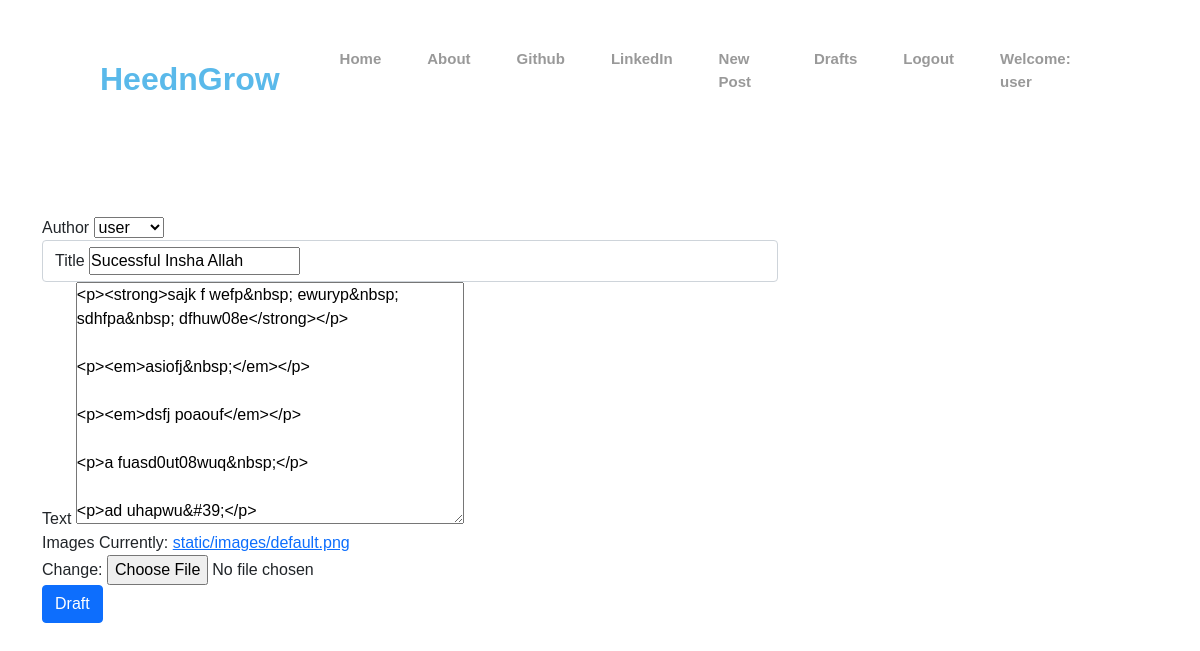
The page /post/7/edit/ (signed in) on the database its author committed.
### blog/models.py (models this page shows, shortened)
class Post(models.Model):
    author = models.ForeignKey('auth.User',on_delete=models.CASCADE)
    title = models.CharField(max_length=200)
    text = RichTextField(max_length=3000)
    image = models.ImageField(upload_to="static/images",verbose_name="images",default='static/images/default.png')
    created_date = models.DateTimeField(default=timezone.now)
    published_date = models.DateTimeField(blank=True,null=True)

### blog/views.py (the view)
# urls.py: path('post/<int:pk>/edit/',views.UpdatePostView.as_view(),name='post_edit'),
class UpdatePostView(LoginRequiredMixin,UpdateView):
    login_url = '/login/'
    redirect_field_name = '/blog/post_detail.html'
    form_class = PostForm
    model = Post

### blog/forms.py
class PostForm(forms.ModelForm):
    class Meta():
        model = Post
        fields = ('author','title','text','image')
        widget = {
            'title':forms.TextInput(attrs={'class': 'form-control','placeholder':'Post Title'}),
            'text': RichTextFormField(),
            'image':forms.FileInput(attrs={'class':'custom-file-input'}),
        }

### blog/templates/blog/post_form.html (shortened to what this page needs)
{% extends 'blog/base.html' %}
{% block content %}
  <form  method="POST" enctype="multipart/form-data">
    <div class="form-group ">
      <label>{{ form.author.label}}</label>
      {{ form.author }}
    </div>
    <div class="form-group form-control">
      {{ form.title.label }}
      {{ form.title }}
    </div>
    <div class="form-group">
      <label>{{ form.text.label }}</label>
      {{ form.text }}
    </div>
    <div class="form-group custom-file-input">
      <label>{{form.image.label}}</label>
      {{ form.image }}
    </div>
    <input class="btn btn-primary" type="submit" value="Draft">
  </form>
{% endblock %}

### blog/templates/blog/base.html (shortened to what this page needs)
{% load static%}
<!DOCTYPE html>
<html>
    <head>
        <link rel="stylesheet" href="{% static 'blog/bootstrap.css'%}">
        <link rel="stylesheet" href="{% static 'blog/styles.css'%}">
<body class=''>
  <section>
    <header>
      <a class="logo" href="{% url 'post_list' %}">HeednGrow</a>
      <ul class="navigation">
        <li><a style="--i:1" class="bar" href="{% url 'post_list' %}">Home</a></li>
        <li><a style="--i:2" class="bar" href="{% url 'about'%}">About</a></li>
        <li><a style="--i:3" class="bar" href="https://www.github.com">Github</a></li>
        <li><a style="--i:4" class="bar" href="https://www.linkedin.com">LinkedIn</a></li>
        {% if user.is_authenticated %}
        <li>
          <a style="--i:1" class="bar" href="{% url 'post_new' %}" >New Post</a>
        </li>
        <li>
          <a style="--i:2" class="bar" href="{% url 'post_draft_list' %}">Drafts</a>
        </li>
        <li>
          <a style="--i:3" class="bar" href="{% url 'logout' %}" >Logout</a>
        </li>
        <li>
          <a style="--i:5" class="bar" >Welcome: {{ user.username }}</a>
        </li>
          {% else %}
          <li><a style="--i:5" class="bar" href="{% url 'login' %}" >Login</a></li>
        {% endif %}
      </ul>
    </header>
  </section>
        <div class="container mt-3">
            <div class="row">
                <div class="col-md-8">
                  <div class="blog_posts">
                    {% block content %}
                    {% endblock %}
                  </div>
                </div>
            </div>
        </div>
</body>
</html>

### blog/static/blog/styles.css (style rules this page uses)
* { margin: 0; padding: 0; box-sizing: border-box; font-family: 'poppings',sans-serif; }
section { position: relative; width: 100%; min-height: 10vh; padding: 100px; display: flex; align-items: center; justify-content: center; }
header { position: fixed; top: 0; left: 0; width: 100%; padding: 40px 100px; display: flex; justify-content: space-between; align-items: center; z-index: 5; }
header .logo { position: relative; color: #5AB9EA; display: inline-block; font-size: 32px; text-decoration: none; font-weight: 800; animation: slide_left 0.5s linear forwards; animation-delay: 0,2s; opacity: 0; }
header ul { position: relative; display: flex; }
header ul li { list-style: none; }
header ul li a { display: inline-block; color: #999; font-weight: 600; font-size: 15px; text-decoration: none; margin-left: 10px; padding: 8px 18px; animation: slide_top 0.5s linear forwards; animation-delay: calc(0.2s*var(--i)); opacity: 0; }

### rows shown on the page
Post: author "user", title "Sucessful Insha Allah", text "<p><strong>sajk f wefp&nbsp; ewuryp&nbsp; sdhfpa&nbsp; dfhuw08e</strong></p> <p><em>asiofj&nbsp;</em></p> <p><em>dsfj poaouf</em></p> <p>a fuasd0ut08wuq&nbsp;</p> <p>ad uhapwu&#39;</p>"

### other values the page prints
{{ user.username }} "user"
